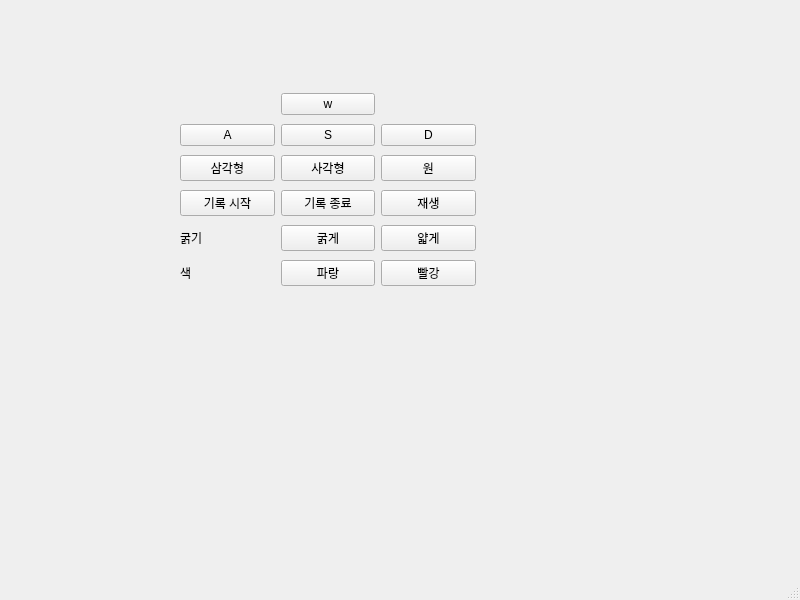
<?xml version="1.0" encoding="UTF-8"?>
<ui version="4.0">
 <class>MainWindow</class>
 <widget class="QMainWindow" name="MainWindow">
  <property name="geometry">
   <rect>
    <x>0</x>
    <y>0</y>
    <width>800</width>
    <height>600</height>
   </rect>
  </property>
  <property name="windowTitle">
   <string>MainWindow</string>
  </property>
  <widget class="QWidget" name="centralwidget">
   <widget class="QWidget" name="gridLayoutWidget">
    <property name="geometry">
     <rect>
      <x>180</x>
      <y>90</y>
      <width>296</width>
      <height>204</height>
     </rect>
    </property>
    <layout class="QGridLayout" name="gridLayout">
     <item row="1" column="2">
      <widget class="QPushButton" name="D_btn">
       <property name="text">
        <string>D</string>
       </property>
      </widget>
     </item>
     <item row="3" column="1">
      <widget class="QPushButton" name="girock_end_btn">
       <property name="text">
        <string>기록 종료</string>
       </property>
      </widget>
     </item>
     <item row="2" column="1">
      <widget class="QPushButton" name="square_btn">
       <property name="text">
        <string>사각형</string>
       </property>
      </widget>
     </item>
     <item row="3" column="0">
      <widget class="QPushButton" name="girock_str_btn">
       <property name="text">
        <string>기록 시작</string>
       </property>
      </widget>
     </item>
     <item row="2" column="0">
      <widget class="QPushButton" name="triangle_btn">
       <property name="text">
        <string>삼각형</string>
       </property>
      </widget>
     </item>
     <item row="3" column="2">
      <widget class="QPushButton" name="play_btn">
       <property name="text">
        <string>재생</string>
       </property>
      </widget>
     </item>
     <item row="0" column="1">
      <widget class="QPushButton" name="W_btn">
       <property name="text">
        <string>w</string>
       </property>
      </widget>
     </item>
     <item row="4" column="0">
      <widget class="QLabel" name="label">
       <property name="text">
        <string>굵기</string>
       </property>
      </widget>
     </item>
     <item row="1" column="0">
      <widget class="QPushButton" name="A_btn">
       <property name="text">
        <string>A</string>
       </property>
      </widget>
     </item>
     <item row="1" column="1">
      <widget class="QPushButton" name="S_btn">
       <property name="text">
        <string>S</string>
       </property>
      </widget>
     </item>
     <item row="2" column="2">
      <widget class="QPushButton" name="circle_btn">
       <property name="text">
        <string>원</string>
       </property>
      </widget>
     </item>
     <item row="5" column="0">
      <widget class="QLabel" name="label_2">
       <property name="text">
        <string>색</string>
       </property>
      </widget>
     </item>
     <item row="5" column="1">
      <widget class="QPushButton" name="blue_btn">
       <property name="text">
        <string>파랑</string>
       </property>
      </widget>
     </item>
     <item row="5" column="2">
      <widget class="QPushButton" name="red_btn">
       <property name="text">
        <string>빨강</string>
       </property>
      </widget>
     </item>
     <item row="4" column="1">
      <widget class="QPushButton" name="fat_btn">
       <property name="text">
        <string>굵게</string>
       </property>
      </widget>
     </item>
     <item row="4" column="2">
      <widget class="QPushButton" name="slice_btn">
       <property name="text">
        <string>얇게</string>
       </property>
      </widget>
     </item>
    </layout>
   </widget>
  </widget>
  <widget class="QMenuBar" name="menubar">
   <property name="geometry">
    <rect>
     <x>0</x>
     <y>0</y>
     <width>800</width>
     <height>23</height>
    </rect>
   </property>
  </widget>
  <widget class="QStatusBar" name="statusbar"/>
 </widget>
 <resources/>
 <connections/>
</ui>
